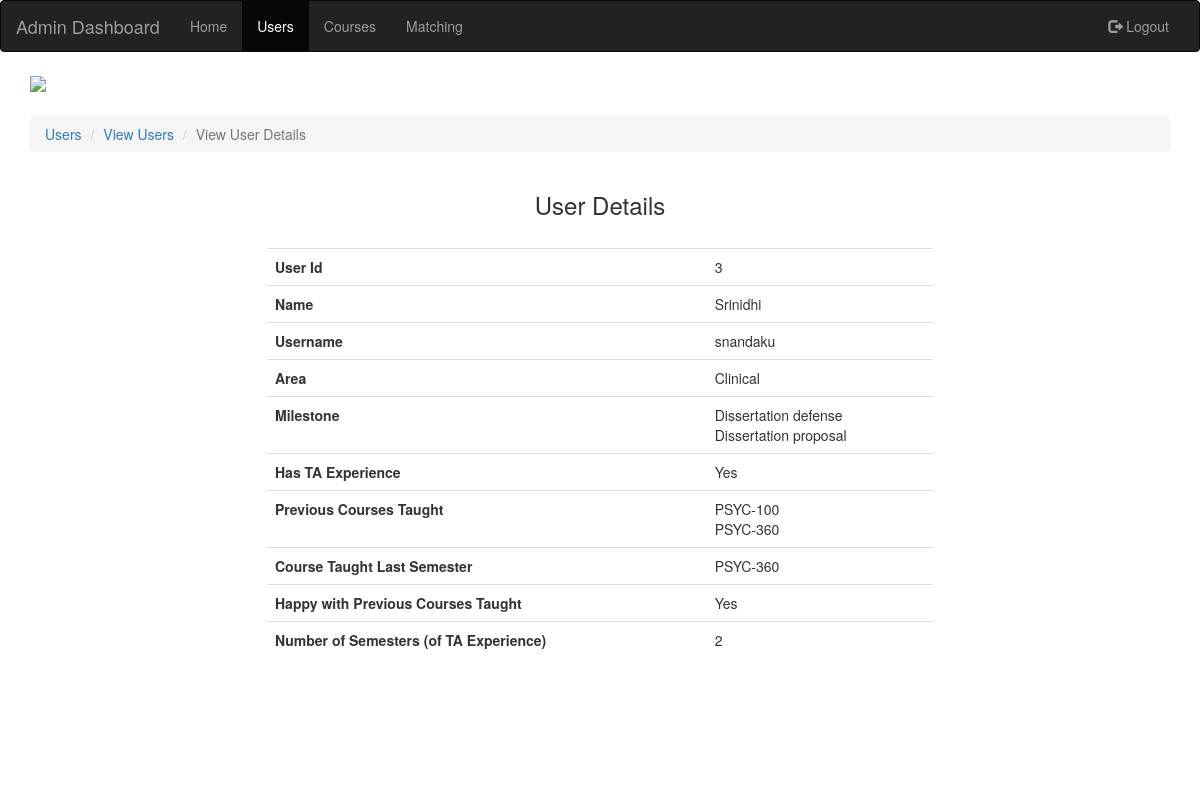
Screenshot of /php/admin-view-users-details.php?user_id=3 with the database file from the repository.
### tables this page shows
CREATE TABLE IF NOT EXISTS `User` (
  `User_Id` int(11) NOT NULL AUTO_INCREMENT,
  `Name` varchar(250) NOT NULL,
  `Username` varchar(250) NOT NULL,
  `Password` varchar(250) NOT NULL,
  `IsAdmin` tinyint(1) NOT NULL,
  PRIMARY KEY (`User_Id`)
);

CREATE TABLE IF NOT EXISTS `TA` (
  `TA_Id` int(11) NOT NULL AUTO_INCREMENT,
  `User_Id` int(11) NOT NULL,
  `Area` varchar(250) NOT NULL,
  `Previous_Courses_Taught` varchar(250) NOT NULL,
  `Course_Taught_Last_Semester` int(11) NOT NULL,
  `Happy_With_Last_Course_Taught` tinyint(1) NOT NULL,
  `Has_TA_Experience` tinyint(1) NOT NULL,
  `Has_TA_Experience_For_Number_Of_Semester` int(11) NOT NULL,
  `Milestones_Id` varchar(250) NOT NULL,
  `IsActive` int(11) NOT NULL,
  PRIMARY KEY (`TA_Id`)
);

CREATE TABLE IF NOT EXISTS `Milestones` (
  `Milestone_Id` int(11) NOT NULL,
  `Milestone_Name` varchar(250) NOT NULL,
  `Ranking` varchar(250) NOT NULL,
  PRIMARY KEY (`Milestone_Id`)
);

CREATE TABLE IF NOT EXISTS `Course` (
  `Course_Id` int(11) NOT NULL AUTO_INCREMENT,
  `Course_Code` varchar(250) NOT NULL,
  `Course_Name` varchar(250) NOT NULL,
  `Area` varchar(250) NOT NULL,
  `IsActive` int(11) NOT NULL,
  `Number_Of_Half_TA` int(11) NOT NULL,
  `Number_Of_Full_TA` int(11) NOT NULL,
  PRIMARY KEY (`Course_Id`)
);

### php/admin-view-users-details.php (the view, shortened to what this page needs)
<?php
	include('dbConnect.php');
	if (isset($_GET['user_id']))
	{
		$userId=$_GET['user_id'];
		$sql1 = "SELECT * FROM `User` WHERE User_Id ='$userId'";
		$result1 = mysqli_query($conn,$sql1);
		$row1 = mysqli_fetch_array($result1);
		$sql2 = "SELECT * FROM `TA` WHERE User_Id ='$userId'";
		$result2 = mysqli_query($conn,$sql2);
		$row2 = mysqli_fetch_array($result2);
	}
	else
	{
		$userId="empty";
	}
?>
<!DOCTYPE HTML>
<html>
	<head>
		<link href="https://maxcdn.bootstrapcdn.com/bootstrap/3.3.7/css/bootstrap.min.css" rel="stylesheet">
		<link href="../css/admin.css" type="text/css" rel="stylesheet">
	</head>
	<body>
	<nav class="navbar navbar-inverse">
	  <div class="container-fluid">
	    <div class="navbar-header">
	      <a class="navbar-brand" href="../html/admin.html">Admin Dashboard</a>
	    </div>
	    <div class="collapse navbar-collapse" id="myNavbar">
	      <ul class="nav navbar-nav">
		<li><a href="../html/admin.html">Home</a></li>
		<li class="active"><a href="../html/admin-users.html">Users</a></li>
		<li><a href="../html/admin-courses.html">Courses</a></li>
		<li><a href="../html/admin-matching.html">Matching</a></li>
	      </ul>
	      <ul class="nav navbar-nav navbar-right">
		<li><a href="logout.php"><span class="glyphicon glyphicon-log-out"></span> Logout</a></li>
	      </ul>
	    </div>
	  </div>
	</nav>
	<div class="container">
		<div class="row">
			<div class="col-lg-12 col-md-12 col-xs-12 col-sm-12">
				<img src="../images/uscheader.png" style="width: 100%;"></img>
			</div>
			<div class="col-lg-12 col-md-12 col-xs-12 col-sm-12" style="margin-top: 2%;">
				<ol class="breadcrumb">
				  <li><a href="../html/admin-users.html">Users</a></li>
				  <li><a href="admin-view-users.php">View Users</a></li>
				  <li class="active">View User Details</li>
				</ol>
			</div>
			<div class="container">
			<div class="col-lg-12 col-md-12 col-xs-12 col-sm-12">
				<center><h3>User Details</h3><center><br>
				<table class="table" style="width:60%;">
				    <tbody>
					<tr>
					  <th>User Id</th>
					    <td><?php echo $userId;?></td>
					</tr>
					<tr>
					  <th>Name</th>
					    <td><?php echo $row1['Name'];?></td>
					</tr>
					<tr>
					  <th>Username</th>
					    <td><?php echo $row1['Username'];?></td>
					</tr>
				      	<tr>
					  <th>Area</th>
					    <td><?php echo $row2['Area'];?></td>
					</tr>
					<tr>
					  <th>Milestone</th>
					    <td><?php
					    $milestone=explode(",",$row2['Milestones_Id']);
					    	foreach ($milestone as $m)
					    	{
					    		$sql4 = "SELECT * FROM `Milestones` WHERE `Milestone_Id` ='$m'";
							$result4 = mysqli_query($conn,$sql4);
							$row4 = mysqli_fetch_array($result4);
							echo $row4['Milestone_Name'];
							echo "<br>";
					    	}
					    ?></td>
					</tr>
					<tr>
					  <th>Has TA Experience</th>
					    <td>
					    	<?php
					    	if($row2['Has_TA_Experience']==1)
						{
						    	echo "Yes";
						    	$hasTAexp=1;
						}
						else
						{
							echo "No";
							$hasTAexp=0;
						}
						 ?></td>
					</tr>
					<tr>
					  <th>Previous Courses Taught</th>
					    <td><?php
					    	if($hasTAexp)
					    	{
						    	$courses=explode(",",$row2['Previous_Courses_Taught']);
						    	foreach ($courses as $c)
						    	{
						    		$sql4 = "SELECT * FROM `Course` WHERE Course_Id ='$c'";
								$result4 = mysqli_query($conn,$sql4);
								$row4 = mysqli_fetch_array($result4);
								echo $row4['Course_Code'];
								echo "<br>";
						    	}
						  }
						  else
						  {
						  	echo "N/A";
						  }
					    ?></td>
					</tr>
					<tr>
					  <th>Course Taught Last Semester</th>
					    <td><?php
					    	if($hasTAexp)
					    	{
						    	$courseId=$row2['Course_Taught_Last_Semester'];
						    	$sql5 = "SELECT * FROM `Course` WHERE Course_Id ='$courseId'";
								$result5 = mysqli_query($conn,$sql5);
								$row5 = mysqli_fetch_array($result5);
								echo $row5['Course_Code'];
						}
						  else
						  {
						  	echo "N/A";
						  }
					    ?></td>
					</tr>
					<tr>
					  <th>Happy with Previous Courses Taught</th>
					    <td><?php
					    if($hasTAexp)
					    	{
						    	if($row2['Happy_With_Last_Course_Taught'])
					    		{
					    			echo "Yes";
					    		}
					    		else
					    		{
					    			echo "No";
					    		}
					    	}
						  else
						  {
						  	echo "N/A";
						  }
					    	?></td>
					</tr>
					<tr>
					  <th>Number of Semesters (of TA Experience)</th>
					    <td><?php echo $row2['Has_TA_Experience_For_Number_Of_Semester'];?></td>
					</tr>
				    </tbody>
				</table>
				<br><br><br>
			</div>
			</div>
			<div class="col-lg-12 col-md-12 col-xs-12 col-sm-12" style="margin-top: 2%;">
			</div>
		</div>
	</div>
	</body>
</html>

### rows the page displays
user: Name "Srinidhi", Username "snandaku"
ta: Area "Clinical", Has_TA_Experience_For_Number_Of_Semester "2"
milestones: Milestone_Name "Dissertation defense"
milestones: Milestone_Name "Dissertation proposal"
course: Course_Code "PSYC-100"
course: Course_Code "PSYC-360"

### other values shown
$userId "3"
